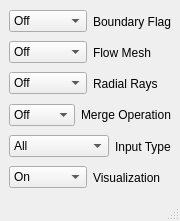
<?xml version="1.0" encoding="UTF-8"?>
<ui version="4.0">
 <class>MainWindow</class>
 <widget class="QMainWindow" name="MainWindow">
  <property name="geometry">
   <rect>
    <x>0</x>
    <y>0</y>
    <width>177</width>
    <height>221</height>
   </rect>
  </property>
  <property name="sizePolicy">
   <sizepolicy hsizetype="Expanding" vsizetype="Preferred">
    <horstretch>0</horstretch>
    <verstretch>0</verstretch>
   </sizepolicy>
  </property>
  <property name="windowTitle">
   <string>MainWindow</string>
  </property>
  <widget class="QWidget" name="centralwidget">
   <property name="sizePolicy">
    <sizepolicy hsizetype="Expanding" vsizetype="Expanding">
     <horstretch>0</horstretch>
     <verstretch>0</verstretch>
    </sizepolicy>
   </property>
   <layout class="QVBoxLayout" name="verticalLayout">
    <item>
     <layout class="QHBoxLayout" name="horizontalLayout_4">
      <item>
       <widget class="QComboBox" name="boundaryFlag">
        <property name="maximumSize">
         <size>
          <width>100</width>
          <height>16777215</height>
         </size>
        </property>
        <item>
         <property name="text">
          <string>Off</string>
         </property>
        </item>
        <item>
         <property name="text">
          <string>On</string>
         </property>
        </item>
       </widget>
      </item>
      <item>
       <widget class="QLabel" name="label_3">
        <property name="text">
         <string>Boundary Flag</string>
        </property>
       </widget>
      </item>
     </layout>
    </item>
    <item>
     <layout class="QHBoxLayout" name="horizontalLayout_5">
      <item>
       <widget class="QComboBox" name="flowFlag">
        <property name="maximumSize">
         <size>
          <width>100</width>
          <height>16777215</height>
         </size>
        </property>
        <item>
         <property name="text">
          <string>Off</string>
         </property>
        </item>
        <item>
         <property name="text">
          <string>On</string>
         </property>
        </item>
       </widget>
      </item>
      <item>
       <widget class="QLabel" name="label_4">
        <property name="text">
         <string>Flow Mesh</string>
        </property>
       </widget>
      </item>
     </layout>
    </item>
    <item>
     <layout class="QHBoxLayout" name="horizontalLayout_7">
      <item>
       <widget class="QComboBox" name="rayFlag">
        <property name="maximumSize">
         <size>
          <width>100</width>
          <height>16777215</height>
         </size>
        </property>
        <property name="currentIndex">
         <number>0</number>
        </property>
        <item>
         <property name="text">
          <string>Off</string>
         </property>
        </item>
        <item>
         <property name="text">
          <string>On</string>
         </property>
        </item>
       </widget>
      </item>
      <item>
       <widget class="QLabel" name="label_8">
        <property name="text">
         <string>Radial Rays</string>
        </property>
       </widget>
      </item>
     </layout>
    </item>
    <item>
     <layout class="QHBoxLayout" name="horizontalLayout_6">
      <item>
       <widget class="QComboBox" name="merge_operation">
        <property name="maximumSize">
         <size>
          <width>100</width>
          <height>16777215</height>
         </size>
        </property>
        <property name="currentIndex">
         <number>0</number>
        </property>
        <item>
         <property name="text">
          <string>Off</string>
         </property>
        </item>
        <item>
         <property name="text">
          <string>On</string>
         </property>
        </item>
       </widget>
      </item>
      <item>
       <widget class="QLabel" name="label_7">
        <property name="text">
         <string>Merge Operation</string>
        </property>
       </widget>
      </item>
     </layout>
    </item>
    <item>
     <layout class="QHBoxLayout" name="horizontalLayout_41">
      <item>
       <widget class="QComboBox" name="inpType">
        <property name="maximumSize">
         <size>
          <width>100</width>
          <height>16777215</height>
         </size>
        </property>
        <property name="toolTipDuration">
         <number>-1</number>
        </property>
        <property name="currentIndex">
         <number>0</number>
        </property>
        <item>
         <property name="text">
          <string>All</string>
         </property>
        </item>
        <item>
         <property name="text">
          <string>Abaqus</string>
         </property>
        </item>
        <item>
         <property name="text">
          <string>Project Chrono</string>
         </property>
        </item>
        <item>
         <property name="text">
          <string>None</string>
         </property>
        </item>
       </widget>
      </item>
      <item>
       <widget class="QLabel" name="label_12">
        <property name="text">
         <string>Input Type</string>
        </property>
       </widget>
      </item>
     </layout>
    </item>
    <item>
     <layout class="QHBoxLayout" name="horizontalLayout_44">
      <item>
       <widget class="QComboBox" name="visFlag">
        <property name="maximumSize">
         <size>
          <width>100</width>
          <height>16777215</height>
         </size>
        </property>
        <property name="toolTipDuration">
         <number>-1</number>
        </property>
        <property name="currentIndex">
         <number>0</number>
        </property>
        <item>
         <property name="text">
          <string>On</string>
         </property>
        </item>
        <item>
         <property name="text">
          <string>Off</string>
         </property>
        </item>
       </widget>
      </item>
      <item>
       <widget class="QLabel" name="label_18">
        <property name="text">
         <string>Visualization</string>
        </property>
       </widget>
      </item>
     </layout>
    </item>
   </layout>
  </widget>
  <widget class="QMenuBar" name="menubar">
   <property name="geometry">
    <rect>
     <x>0</x>
     <y>0</y>
     <width>177</width>
     <height>21</height>
    </rect>
   </property>
  </widget>
  <widget class="QStatusBar" name="statusbar"/>
 </widget>
 <resources/>
 <connections/>
</ui>
